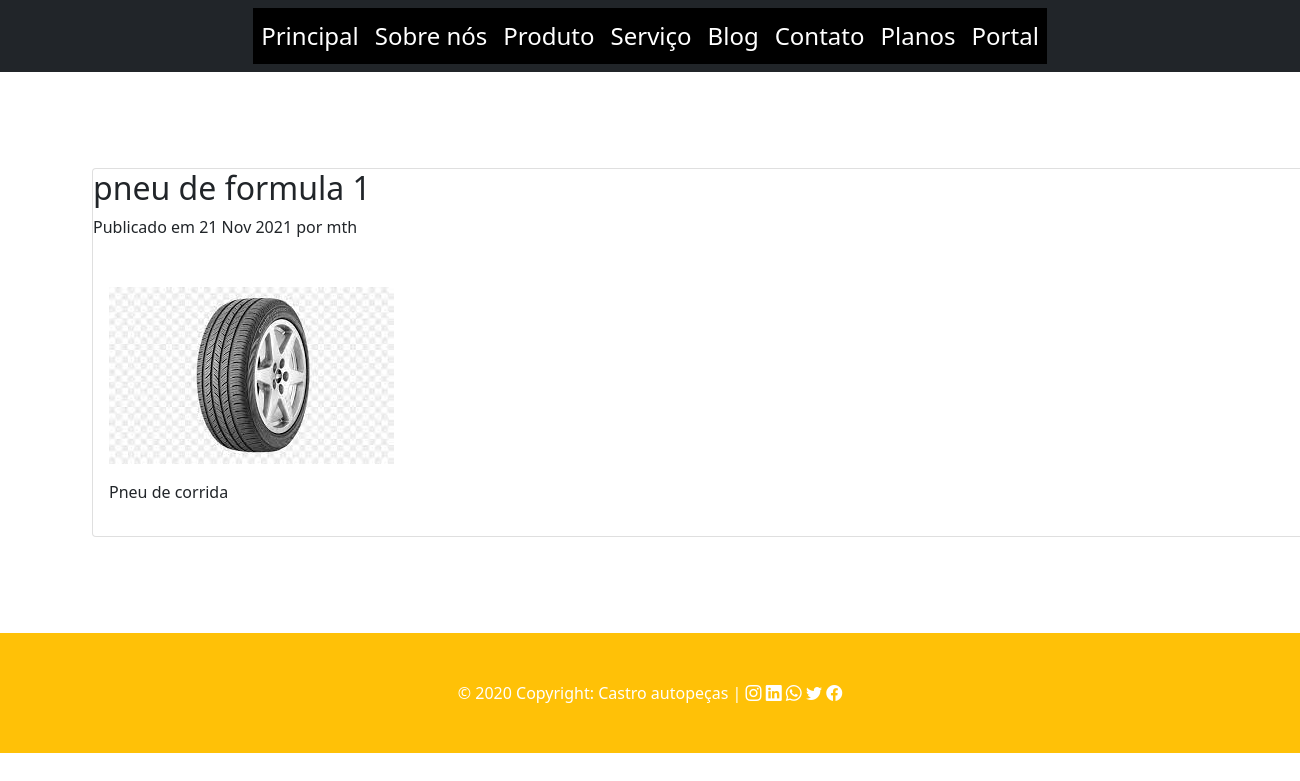
/informativos/pneu-de-formula-1/9/, run on the app's committed database.
### blog/models.py (models this page shows, shortened)
class Post(models.Model):
    titulo = models.CharField(max_length=255)
    slug = models.SlugField(max_length=255, unique=True)
    conteudo = RichTextUploadingField(null=True)
    autor = models.ForeignKey(User, on_delete=models.CASCADE)
    criacao = models.DateTimeField(auto_now_add=True)
    atualizacao = models.DateTimeField(auto_now=True)
    categoria = models.ForeignKey(Categoria, on_delete=models.CASCADE)
    class Meta:
        ordering = ('criacao',)

### blog/views.py (the view)
# urls.py: path('informativos/<slug:slug>/<int:pk>/', PostDetailView.as_view(), name='detail'),
class PostDetailView(DetailView):
    model = Post

### blog/templates/blog/post_detail.html (shortened to what this page needs)
{% extends "paginas/base.html" %}
{% load static %}
{% block conteudo %}
<div class="container py-5 my-5">
    <div class="card" style="width: 78rem;">
        <h2>{{ post.titulo }}</h2>
        <p class="date">Publicado em {{ post.criacao|date:"d M Y" }} por {{ post.autor }}
        </p>
        <div class="card-body">
            <p class="card-text text-justify-center">{{ post.conteudo|safe|linebreaks }}</p>
        </div>
    </div>
</div>
{% endblock %}

### data on the page
Post: titulo "pneu de formula 1", criacao "21 Nov 2021", autor "mth", conteudo (picture), conteudo "Pneu de corrida"
